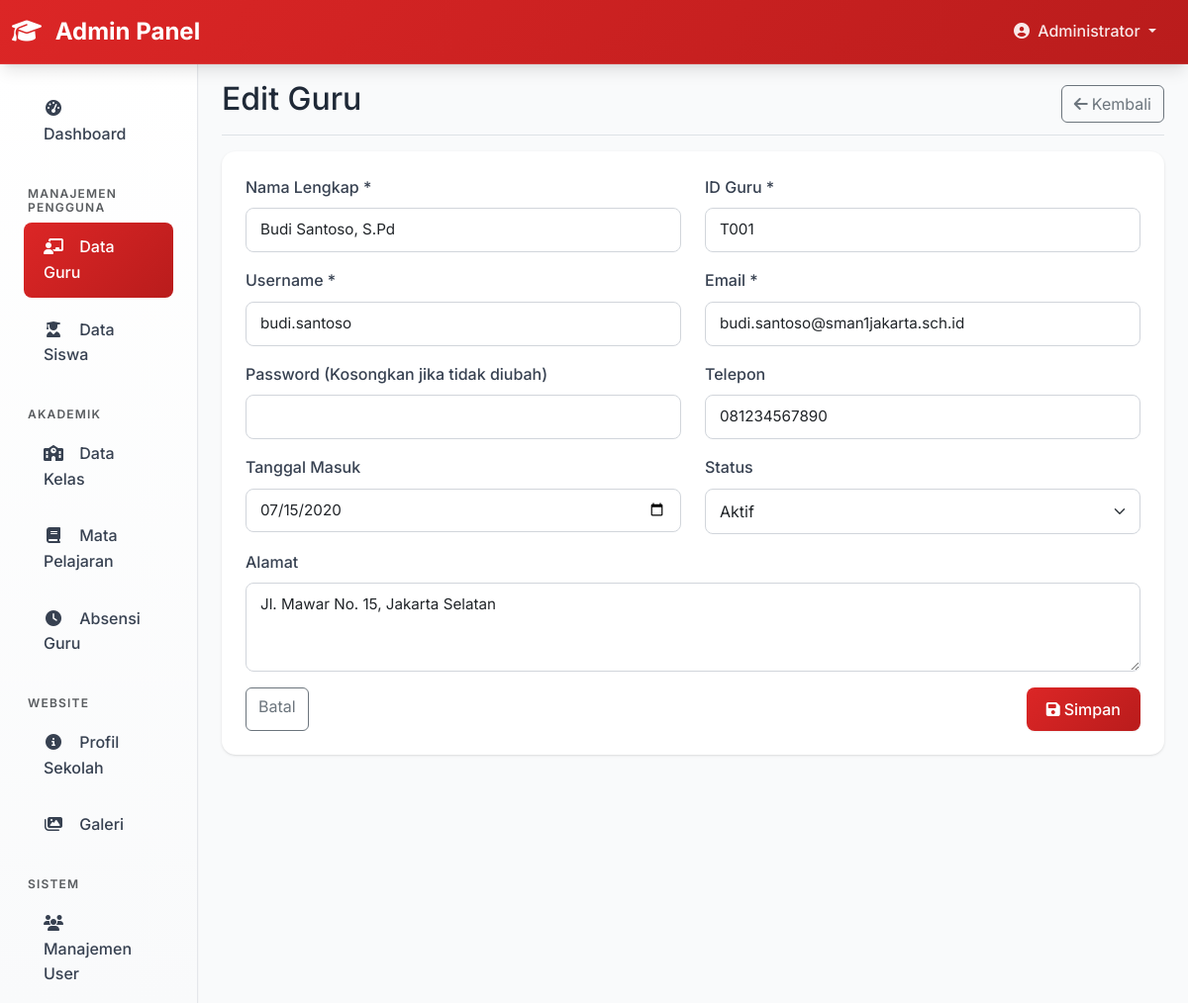
The page /admin/teachers.php?action=edit&id=1 (signed in) on the database its author committed.
### tables this page shows
CREATE TABLE IF NOT EXISTS teachers (
    id INT AUTO_INCREMENT PRIMARY KEY,
    user_id INT,
    teacher_id VARCHAR(20) UNIQUE NOT NULL,
    phone VARCHAR(20),
    address TEXT,
    hire_date DATE,
    status ENUM('active', 'inactive') DEFAULT 'active',
    created_at TIMESTAMP DEFAULT CURRENT_TIMESTAMP,
    FOREIGN KEY (user_id) REFERENCES users(id) ON DELETE CASCADE
);

CREATE TABLE IF NOT EXISTS users (
    id INT AUTO_INCREMENT PRIMARY KEY,
    username VARCHAR(50) UNIQUE NOT NULL,
    email VARCHAR(100) UNIQUE NOT NULL,
    password VARCHAR(255) NOT NULL,
    role ENUM('admin', 'teacher') NOT NULL,
    full_name VARCHAR(100) NOT NULL,
    created_at TIMESTAMP DEFAULT CURRENT_TIMESTAMP,
    updated_at TIMESTAMP DEFAULT CURRENT_TIMESTAMP ON UPDATE CURRENT_TIMESTAMP
);

### admin/teachers.php (the view, shortened to what this page needs)
<?php
require_once '../config/database.php';
$action = $_GET['action'] ?? 'list';
if ($action === 'edit' && isset($_GET['id'])) {
    try {
        $stmt = $pdo->prepare("
            SELECT t.*, u.username, u.email, u.full_name
            FROM teachers t
            JOIN users u ON t.user_id = u.id
            WHERE t.id = ?
        ");
        $stmt->execute([$_GET['id']]);
        $teacher = $stmt->fetch();
    } catch(PDOException $e) {
        $error = 'Gagal mengambil data guru';
        $action = 'list';
    }
}
include 'includes/header.php';
?>
<div class="container-fluid">
    <div class="row">
        <?php include 'includes/sidebar.php'; ?>
        <main class="col-md-9 ms-sm-auto col-lg-10 px-md-4">
            <div class="d-flex justify-content-between flex-wrap flex-md-nowrap align-items-center pt-3 pb-2 mb-3 border-bottom">
                <h1 class="h2">
                    <?php if ($action === 'add'): ?>
                        Tambah Guru
                    <?php elseif ($action === 'edit'): ?>
                        Edit Guru
                    <?php else: ?>
                        Data Guru
                    <?php endif; ?>
                </h1>
                <?php if ($action === 'list'): ?>
                <div class="btn-toolbar mb-2 mb-md-0">
                    <a href="?action=add" class="btn btn-primary">
                        <i class="fas fa-plus me-1"></i>Tambah Guru
                    </a>
                </div>
                <?php else: ?>
                <div class="btn-toolbar mb-2 mb-md-0">
                    <a href="teachers.php" class="btn btn-outline-secondary">
                        <i class="fas fa-arrow-left me-1"></i>Kembali
                    </a>
                </div>
                <?php endif; ?>
            </div>
            <?php if ($action === 'list'): ?>
                <div class="card">
                    <div class="card-body">
                        <div class="table-responsive">
                            <table class="table table-striped datatable">
                                <thead>
                                    <tr>
                                        <th>ID Guru</th>
                                        <th>Nama Lengkap</th>
                                        <th>Username</th>
                                        <th>Email</th>
                                        <th>Telepon</th>
                                        <th>Status</th>
                                        <th>Aksi</th>
                                    </tr>
                                </thead>
                                <tbody>
                                    <?php foreach($teachers as $teacher): ?>
                                    <tr>
                                        <td><?= htmlspecialchars($teacher['teacher_id']) ?></td>
                                        <td><?= htmlspecialchars($teacher['full_name']) ?></td>
                                        <td><?= htmlspecialchars($teacher['username']) ?></td>
                                        <td><?= htmlspecialchars($teacher['email']) ?></td>
                                        <td><?= htmlspecialchars($teacher['phone']) ?></td>
                                        <td>
                                            <span class="badge bg-<?= $teacher['status'] == 'active' ? 'success' : 'danger' ?>">
                                                <?= ucfirst($teacher['status']) ?>
                                            </span>
                                        </td>
                                        <td>
                                            <a href="?action=edit&id=<?= $teacher['id'] ?>" class="btn btn-sm btn-outline-primary">
                                                <i class="fas fa-edit"></i>
                                            </a>
                                            <a href="?action=delete&id=<?= $teacher['id'] ?>" class="btn btn-sm btn-outline-danger btn-delete">
                                                <i class="fas fa-trash"></i>
                                            </a>
                                        </td>
                                    </tr>
                                    <?php endforeach; ?>
                                </tbody>
                            </table>
                        </div>
                    </div>
                </div>
            <?php else: ?>
                <div class="card">
                    <div class="card-body">
                        <form method="POST">
                            <div class="row">
                                <div class="col-md-6 mb-3">
                                    <label for="full_name" class="form-label">Nama Lengkap *</label>
                                    <input type="text" class="form-control" id="full_name" name="full_name"
                                           value="<?= htmlspecialchars($teacher['full_name'] ?? '') ?>" required>
                                </div>
                                <div class="col-md-6 mb-3">
                                    <label for="teacher_id" class="form-label">ID Guru *</label>
                                    <input type="text" class="form-control" id="teacher_id" name="teacher_id"
                                           value="<?= htmlspecialchars($teacher['teacher_id'] ?? '') ?>" required>
                                </div>
                            </div>
                            <div class="row">
                                <div class="col-md-6 mb-3">
                                    <label for="username" class="form-label">Username *</label>
                                    <input type="text" class="form-control" id="username" name="username"
                                           value="<?= htmlspecialchars($teacher['username'] ?? '') ?>" required>
                                </div>
                                <div class="col-md-6 mb-3">
                                    <label for="email" class="form-label">Email *</label>
                                    <input type="email" class="form-control" id="email" name="email"
                                           value="<?= htmlspecialchars($teacher['email'] ?? '') ?>" required>
                                </div>
                            </div>
                            <div class="row">
                                <div class="col-md-6 mb-3">
                                    <label for="password" class="form-label">
                                        Password <?= $action === 'add' ? '*' : '(Kosongkan jika tidak diubah)' ?>
                                    </label>
                                    <input type="password" class="form-control" id="password" name="password"
                                           <?= $action === 'add' ? 'required' : '' ?>>
                                </div>
                                <div class="col-md-6 mb-3">
                                    <label for="phone" class="form-label">Telepon</label>
                                    <input type="text" class="form-control" id="phone" name="phone"
                                           value="<?= htmlspecialchars($teacher['phone'] ?? '') ?>">
                                </div>
                            </div>
                            <div class="row">
                                <div class="col-md-6 mb-3">
                                    <label for="hire_date" class="form-label">Tanggal Masuk</label>
                                    <input type="date" class="form-control" id="hire_date" name="hire_date"
                                           value="<?= $teacher['hire_date'] ?? '' ?>">
                                </div>
                                <div class="col-md-6 mb-3">
                                    <label for="status" class="form-label">Status</label>
                                    <select class="form-select" id="status" name="status">
                                        <option value="active" <?= ($teacher['status'] ?? 'active') == 'active' ? 'selected' : '' ?>>Aktif</option>
                                    </select>
                                </div>
                            </div>
                            <div class="mb-3">
                                <label for="address" class="form-label">Alamat</label>
                                <textarea class="form-control" id="address" name="address" rows="3"><?= htmlspecialchars($teacher['address'] ?? '') ?></textarea>
                            </div>
                            <div class="d-flex justify-content-between">
                                <a href="teachers.php" class="btn btn-outline-secondary">Batal</a>
                                <button type="submit" class="btn btn-primary">
                                    <i class="fas fa-save me-1"></i>Simpan
                                </button>
                            </div>
                        </form>
                    </div>
                </div>
            <?php endif; ?>
        </main>
    </div>
</div>
<?php include 'includes/footer.php'; ?>

### assets/css/style.css (style rules this page uses)
:root { --primary-red: #dc2626; --primary-red-dark: #b91c1c; --primary-red-light: #fef2f2; --primary-red-hover: #ef4444; --white: #ffffff; --gray-50: #f9fafb; --gray-100: #f3f4f6; --gray-200: #e5e7eb; --gray-300: #d1d5db; --gray-400: #9ca3af; --gray-500: #6b7280; --gray-600: #4b5563; --gray-700: #374151; --gray-800: #1f2937; --gray-900: #111827; --shadow-sm: 0 1px 2px 0 rgb(0 0 0 / 0.05); --shadow: 0 1px 3px 0 rgb(0 0 0 / 0.1), 0 1px 2px -1px rgb(0 0 0 / 0.1); --shadow-md: 0 4px 6px -1px rgb(0 0 0 / 0.1), 0 2px 4px -2px rgb(0 0 0 / 0.1); --shadow-lg: 0 10px 15px -3px rgb(0 0 0 / 0.1), 0 4px 6px -4px rgb(0 0 0 / 0.1); --shadow-xl: 0 20px 25px -5px rgb(0 0 0 / 0.1), 0 10px 10px -5px rgb(0 0 0 / 0.04); --gradient-primary: linear-gradient(135deg, var(--primary-red) 0%, var(--primary-red-dark) 100%); --gradient-primary-hover: linear-gradient(135deg, var(--primary-red-hover) 0%, var(--primary-red) 100%); }
body { font-family: 'Inter', -apple-system, BlinkMacSystemFont, 'Segoe UI', Roboto, sans-serif; background-color: var(--gray-50); color: var(--gray-800); line-height: 1.6; }
.card { border: none; border-radius: 0.875rem; box-shadow: var(--shadow); background-color: var(--white); transition: all 0.3s cubic-bezier(0.4, 0, 0.2, 1); position: relative; overflow: hidden; }
.card::before { content: ''; position: absolute; top: 0; left: 0; right: 0; height: 3px; background: var(--gradient-primary); opacity: 0; transition: opacity 0.3s ease; }
.card-body { padding: 1.5rem; }
.btn-primary { background: var(--gradient-primary); border: none; border-radius: 0.5rem; font-weight: 500; padding: 0.625rem 1.25rem; transition: all 0.3s cubic-bezier(0.4, 0, 0.2, 1); box-shadow: var(--shadow-sm); position: relative; overflow: hidden; }
.btn-primary::before { content: ''; position: absolute; top: 0; left: -100%; width: 100%; height: 100%; background: linear-gradient(90deg, transparent, rgba(255,255,255,0.2), transparent); transition: left 0.5s ease; }
.form-control { border: 1px solid var(--gray-300); border-radius: 0.5rem; padding: 0.625rem 0.875rem; transition: all 0.3s cubic-bezier(0.4, 0, 0.2, 1); font-size: 0.95rem; background-color: var(--white); position: relative; }
.form-label { font-weight: 500; color: var(--gray-700); margin-bottom: 0.5rem; }
.form-select { border: 1px solid var(--gray-300); border-radius: 0.5rem; padding: 0.625rem 0.875rem; }

### rows shown on the page
teachers: full_name "Budi Santoso, S.Pd", teacher_id "T001", username "budi.santoso", email "budi.santoso@sman1jakarta.sch.id", phone "081234567890", hire_date "07/15/2020", status "Aktif", address "Jl. Mawar No. 15, Jakarta Selatan"

### other values the page prints
$_SESSION['full_name'] "Administrator"
